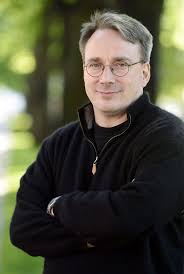
#> input picture lab 11/image.jpg, 184 x 274 px
$ jupyter execute --allow-errors sol.ipynb
#> lines starting #> are read from the running program, lines starting #| are printed output that depends on the picture; after the words box and inside, x2 and y2 are one past the last pixel; in counts of white or black regions, pixels touching at a corner belong together
[cell 1]
import cv2
import numpy as np

# TASK 1
img = cv2.imread("image.jpg")
#> img is the input picture: shape (274, 184, 3); mean B, G, R 58.2, 76.6, 76.3
if img is None:
    raise FileNotFoundError("image.jpg not found")

cv2.imshow("Original", img)
gray = cv2.cvtColor(img, cv2.COLOR_BGR2GRAY)
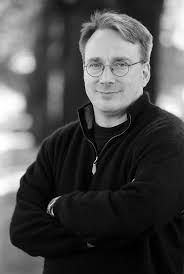
#> gray: shape (274, 184); min 0, max 255, mean 74.4
cv2.imshow("Gray", gray)
resized = cv2.resize(img, (300, 300))
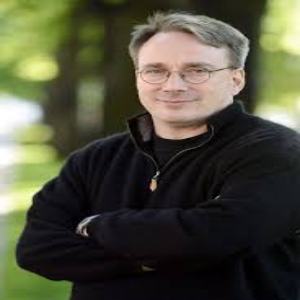
#> resized: shape (300, 300, 3); mean B, G, R 58.1, 76.5, 76.2
cv2.imshow("Resized", resized)

[cell 2]
# TASK 2
blank = np.zeros((500, 500, 3), dtype=np.uint8)
cv2.rectangle(blank, (50, 50), (300, 300), (0, 255, 0), 3)
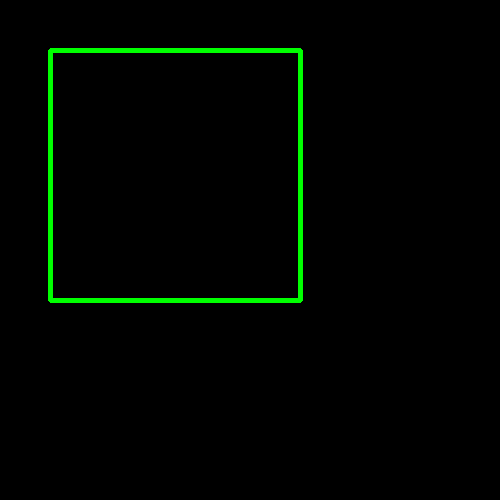
#> blank: shape (500, 500, 3); mean of channels 0, 1, 2 0, 5.1, 0; drawn as B, G, R
cv2.circle(blank, (400, 400), 50, (255, 0, 0), -1)
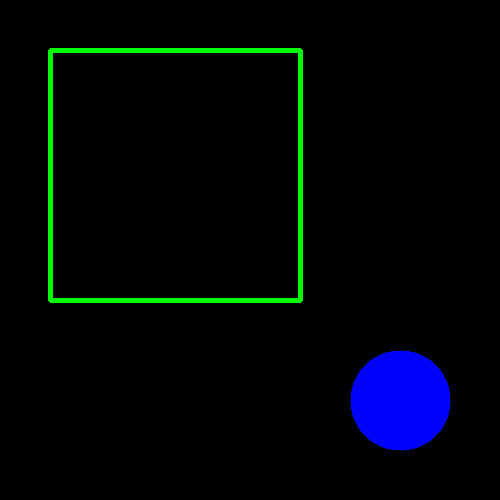
#> blank: shape (500, 500, 3); 3.14% of pixels changed, all inside (x1, y1, x2, y2) = (350, 350, 451, 451); drawn as B, G, R
cv2.imshow("Shapes", blank)

[cell 3]
# TASK 3
blur = cv2.GaussianBlur(img, (15, 15), 0)
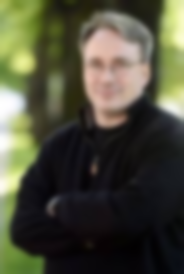
#> blur: shape (274, 184, 3); mean B, G, R 58.2, 76.6, 76.3
cv2.imshow("Blur", blur)
crop = img[100:300, 200:400]
#> crop = empty array
cv2.imshow("Crop", crop)

[cell 4]
# TASK 4
img_text = img.copy()
cv2.putText(img_text, "Hello OpenCV", (50, 100), cv2.FONT_HERSHEY_SIMPLEX, 1, (0, 255, 0), 2)
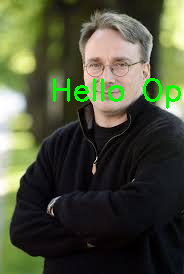
#> img_text: shape (274, 184, 3); 1.82% of pixels changed, all inside (x1, y1, x2, y2) = (53, 78, 181, 109)
cv2.imshow("Text on Image", img_text)

blank2 = np.zeros((400, 400, 3), dtype=np.uint8)
cv2.putText(blank2, "Blank Image", (30, 200), cv2.FONT_HERSHEY_SIMPLEX, 1, (255, 255, 255), 2)
cv2.imshow("Text on Blank", blank2)
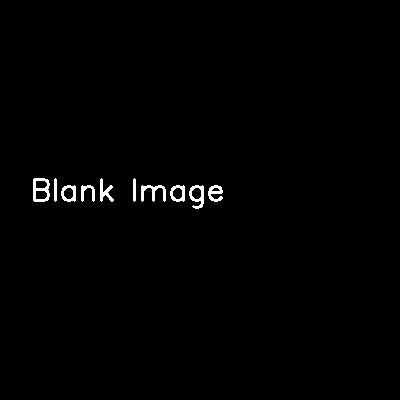
#> window 'Text on Blank': shape (400, 400, 3); 0.88% white; 10 white regions, largest, box (x1, y1, x2, y2) and area: (33, 178, 50, 202) 225, (141, 185, 166, 202) 187, (189, 185, 204, 209) 178

[cell 5]
# TASK 5
gray2 = cv2.imread("image.jpg", 0)
#> gray2: shape (274, 184); min 0, max 255, mean 74.4
_, thresh = cv2.threshold(gray2, 120, 255, cv2.THRESH_BINARY)
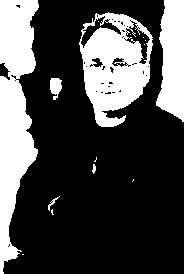
#> thresh: shape (274, 184); 28.9% white; 15 white regions (9 under 20 px), largest, box (x1, y1, x2, y2) and area: (0, 0, 39, 274) 6571, (79, 12, 153, 127) 5117, (156, 0, 184, 122) 2595, (50, 78, 62, 100) 186, (48, 196, 60, 211) 39, (92, 164, 96, 174) 26
cv2.imshow("Threshold", thresh)

h, w = gray2.shape
#> h = 274; w = 184
center = (w // 2, h // 2)
#> center = (92, 137)
matrix = cv2.getRotationMatrix2D(center, 60, 1.0)
rotated = cv2.warpAffine(gray2, matrix, (w, h))
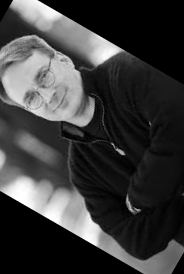
#> rotated: shape (274, 184); min 0, max 255, mean 59.8
cv2.imshow("Rotated", rotated)
